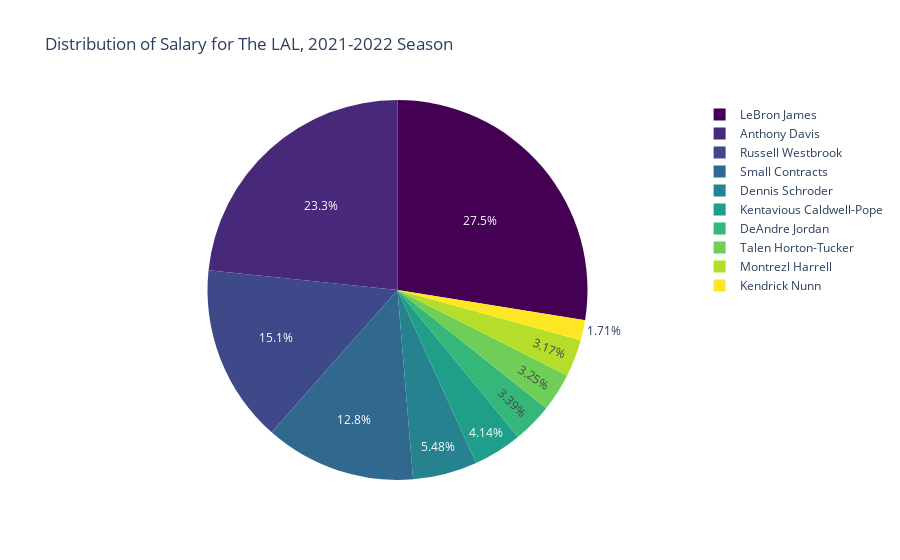

The notebook cell this image was saved under:
### Code cell
sal1.loc[sal1['salary'] < 5000000, 'name'] = 'Small Contracts'
fig2 = px.pie(sal1,values='salary',names='name',title='Distribution of Salary for The LAL, 2021-2022 Season',
              color_discrete_sequence=px.colors.sequential.Viridis)
fig2.show()

### Figure 1 — Plotly figure (JSON) as saved in the notebook; plotly's stock layout.template omitted (floating-point values rounded to 4 significant figures)
{"data": [{"domain": {"x": [0, 1], "y": [0, 1]}, "hovertemplate": "name=%{label}<br>salary=%{value}<extra></extra>", "labels": ["LeBron James", "Anthony Davis", "Dennis Schroder", "Kentavious Caldwell-Pope", "Montrezl Harrell", "Small Contracts", "Small Contracts", "Small Contracts", "Small Contracts", "Small Contracts", "Small Contracts", "Small Contracts", "Small Contracts", "Small Contracts", "Small Contracts", "Small Contracts", "Small Contracts", "Russell Westbrook", "LeBron James", "Anthony Davis", "DeAndre Jordan", "Talen Horton-Tucker", "Kendrick Nunn", "Small Contracts", "Small Contracts", "Small Contracts", "Small Contracts", "Small Contracts", "Small Contracts", "Small Contracts", "Small Contracts"], "legendgroup": "", "name": "", "showlegend": true, "type": "pie", "values": [39219565, 32742000, 16000000, 12073020, 9258000, 3623000, 3562178, 2750000, 2564753, 2283034, 1762796, 1620564, 1620564, 1517981, 1378242, 794536, 375385, 44211146, 41180544, 35361360, 9881598, 9500000, 5000000, 1910860, 1669178, 1669178, 1669178, 1669178, 1669178, 1669178, 1669178]}], "layout": {"autosize": true, "legend": {"tracegroupgap": 0}, "piecolorway": ["#440154", "#482878", "#3e4989", "#31688e", "#26828e", "#1f9e89", "#35b779", "#6ece58", "#b5de2b", "#fde725"], "title": {"text": "Distribution of Salary for The LAL, 2021-2022 Season"}}}
